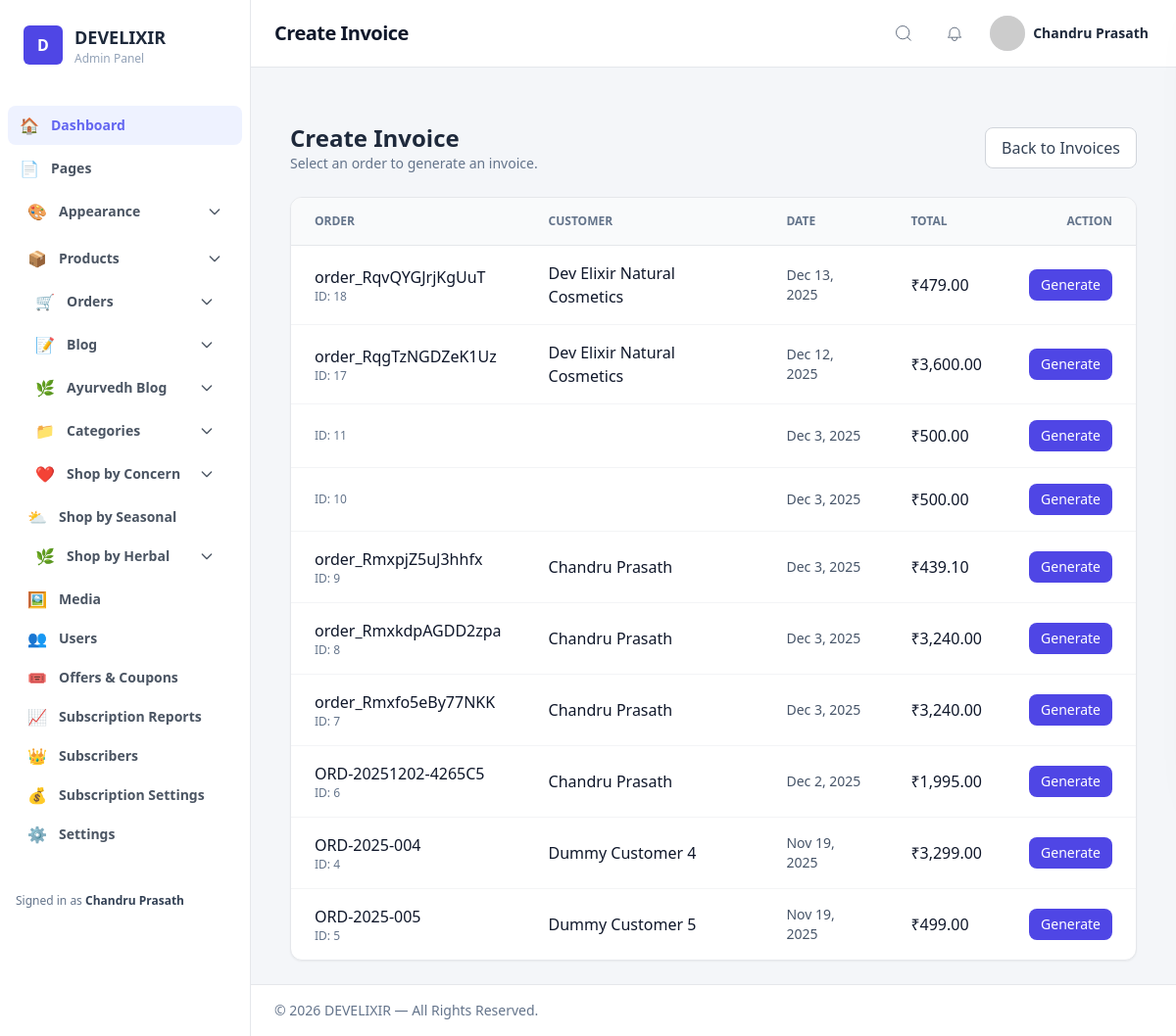
Screenshot of /admin/invoice_create.php (signed in) with the database file from the repository.
### tables this page shows
CREATE TABLE `orders` (
  `id` int(10) UNSIGNED NOT NULL,
  `user_id` int(10) UNSIGNED DEFAULT NULL,
  `total` decimal(10,2) NOT NULL DEFAULT 0.00,
  `coupon_code` varchar(50) DEFAULT NULL,
  `coupon_discount` decimal(10,2) DEFAULT 0.00,
  `status` varchar(50) DEFAULT 'processing',
  `payment_status` varchar(50) DEFAULT 'pending',
  `created_at` timestamp NULL DEFAULT current_timestamp(),
  `total_amount` decimal(10,2) NOT NULL DEFAULT 0.00,
  `shipping_charge` decimal(10,2) DEFAULT 0.00,
  `tax_amount` decimal(10,2) DEFAULT 0.00,
  `order_number` varchar(100) DEFAULT NULL,
  `customer_name` varchar(255) DEFAULT NULL,
  `customer_address` text DEFAULT NULL,
  `order_status` varchar(50) DEFAULT 'pending'
);

### admin/invoice_create.php (the view, shortened to what this page needs)
<?php
require_once __DIR__ . '/../includes/db.php';
include __DIR__ . '/layout/header.php';
$sql = "
    SELECT o.*
    FROM orders o
    LEFT JOIN invoices i ON o.id = i.order_id
    WHERE i.id IS NULL
    ORDER BY o.created_at DESC
    LIMIT 50
";
$orders = $pdo->query($sql)->fetchAll(PDO::FETCH_ASSOC);
?>
<div class="max-w-[1000px] mx-auto mt-8 px-4">
    <div class="flex items-center justify-between mb-6">
        <div>
            <h1 class="text-2xl font-bold text-slate-800">Create Invoice</h1>
            <p class="text-slate-500 text-sm">Select an order to generate an invoice.</p>
        </div>
        <a href="invoices.php" class="px-4 py-2 bg-white border border-gray-300 rounded-lg text-slate-700 hover:bg-gray-50">Back to Invoices</a>
    </div>
    <div class="bg-white rounded-xl shadow-sm border border-gray-200 overflow-hidden">
        <table class="w-full text-left border-collapse">
            <thead class="bg-gray-50 border-b border-gray-200">
                <tr>
                    <th class="px-6 py-4 text-xs font-semibold text-slate-500 uppercase">Order</th>
                    <th class="px-6 py-4 text-xs font-semibold text-slate-500 uppercase">Customer</th>
                    <th class="px-6 py-4 text-xs font-semibold text-slate-500 uppercase">Date</th>
                    <th class="px-6 py-4 text-xs font-semibold text-slate-500 uppercase">Total</th>
                    <th class="px-6 py-4 text-xs font-semibold text-slate-500 uppercase text-right">Action</th>
                </tr>
            </thead>
            <tbody class="divide-y divide-gray-100">
                <?php if (empty($orders)): ?>
                    <tr>
                        <td colspan="5" class="px-6 py-8 text-center text-slate-500">
                            All orders have invoices!
                        </td>
                    </tr>
                <?php else: ?>
                    <?php foreach ($orders as $order): ?>
                        <tr class="hover:bg-gray-50">
                            <td class="px-6 py-4">
                                <div class="font-medium text-slate-900"><?= htmlspecialchars($order['order_number']) ?></div>
                                <div class="text-xs text-slate-500">ID: <?= $order['id'] ?></div>
                            </td>
                            <td class="px-6 py-4">
                                <div class="font-medium text-slate-900"><?= htmlspecialchars($order['customer_name']) ?></div>
                            </td>
                            <td class="px-6 py-4 text-slate-600 text-sm">
                                <?= date('M j, Y', strtotime($order['created_at'])) ?>
                            </td>
                            <td class="px-6 py-4 font-medium text-slate-900">
                                ₹<?= number_format($order['total_amount'], 2) ?>
                            </td>
                            <td class="px-6 py-4 text-right">
                                <form method="post">
                                    <button type="submit" class="px-3 py-1.5 bg-indigo-600 text-white text-sm font-medium rounded-lg hover:bg-indigo-700 transition-colors">
                                        Generate
                                    </button>
                                </form>
                            </td>
                        </tr>
                    <?php endforeach; ?>
                <?php endif; ?>
            </tbody>
        </table>
    </div>
</div>
<?php include __DIR__ . '/layout/footer.php'; ?>

### admin/layout/header.php (style rules this page uses)
body { background: #f4f6f9; }

### rows the page displays
orders: order_number "order_RqvQYGJrjKgUuT", id "18", customer_name "Dev Elixir Natural Cosmetics", created_at "Dec 13, 2025", total_amount "479.00"
orders: order_number "order_RqgTzNGDZeK1Uz", id "17", customer_name "Dev Elixir Natural Cosmetics", created_at "Dec 12, 2025", total_amount "3,600.00"
orders: id "11", created_at "Dec 3, 2025", total_amount "500.00"
orders: id "10", created_at "Dec 3, 2025", total_amount "500.00"
orders: order_number "order_RmxpjZ5uJ3hhfx", id "9", customer_name "Chandru Prasath", created_at "Dec 3, 2025", total_amount "439.10"
orders: order_number "order_RmxkdpAGDD2zpa", id "8", customer_name "Chandru Prasath", created_at "Dec 3, 2025", total_amount "3,240.00"
orders: order_number "order_Rmxfo5eBy77NKK", id "7", customer_name "Chandru Prasath", created_at "Dec 3, 2025", total_amount "3,240.00"
orders: order_number "ORD-20251202-4265C5", id "6", customer_name "Chandru Prasath", created_at "Dec 2, 2025", total_amount "1,995.00"
orders: order_number "ORD-2025-004", id "4", customer_name "Dummy Customer 4", created_at "Nov 19, 2025", total_amount "3,299.00"
orders: order_number "ORD-2025-005", id "5", customer_name "Dummy Customer 5", created_at "Nov 19, 2025", total_amount "499.00"

### other values shown
$icons['Dashboard'] "🏠"
$icons['Appearance'] "🎨"
$icons['Products'] "📦"
$icons['Orders'] "🛒"
$icons['Blog'] "📝"
$icons['Ayurvedh Blog'] "🌿"
$icons['Categories'] "📁"
$icons[$item['label']] "👥"
$item['label'] "Users"
$icons[$item['label']] "🎟️"
$item['label'] "Offers & Coupons"
$icons[$item['label']] "📈"
$item['label'] "Subscription Reports"
$icons[$item['label']] "👑"
$item['label'] "Subscribers"
